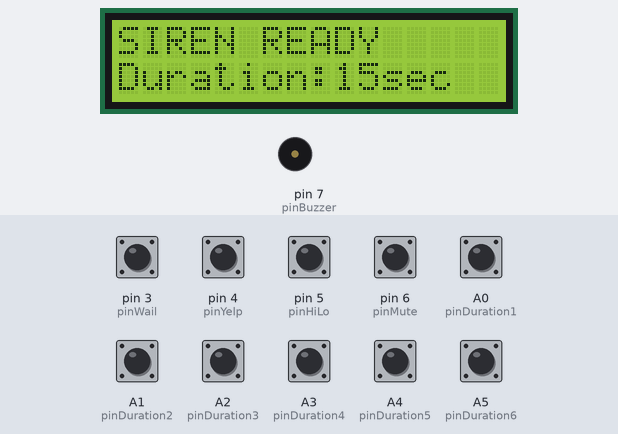
The sketch below on a simulated Arduino Uno, built with avr-gcc and run on an emulated ATmega328P. On the bench: 16×2 character LCD, buzzer (waves = sounding). The inputs (shaded band) are chosen by the test bench; at power-on: A0 (pinDuration1), A1 (pinDuration2), A2 (pinDuration3), A3 (pinDuration4), A4 (pinDuration5), A5 (pinDuration6), pin 3 (pinWail), pin 4 (pinYelp), pin 5 (pinHiLo), pin 6 (pinMute) HIGH. No radio packets arrive unless stated; what the sketch prints to the serial monitor is not drawn.

Above: at 2.1 s.
2.2 s: pin 3 (pinWail) pulled LOW for 0.15 s
At 3.0 s:
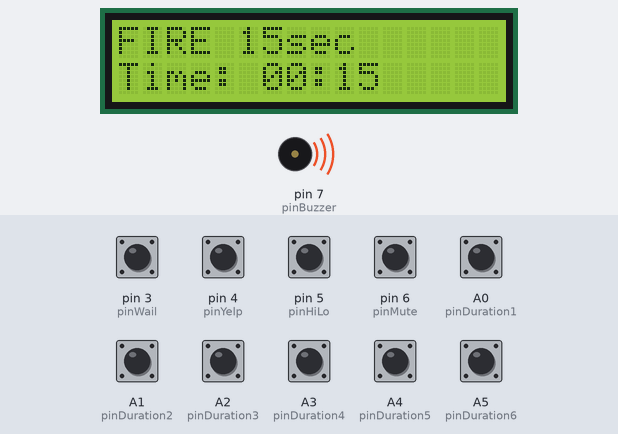
5.3 s: pin 6 (pinMute) pulled LOW for 0.15 s
At 5.5 s:
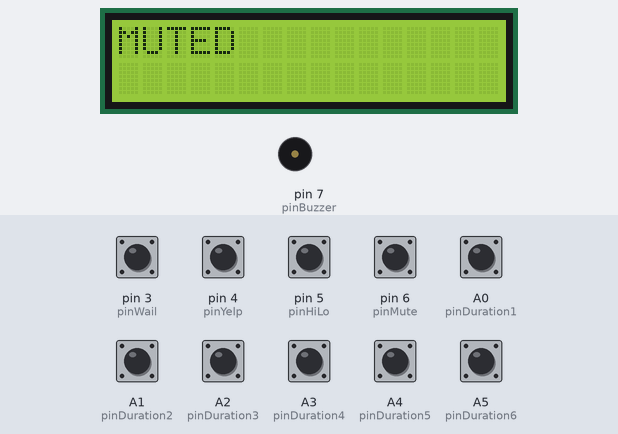
7.1 s: pin 4 (pinYelp) pulled LOW for 0.15 s
At 7.9 s:
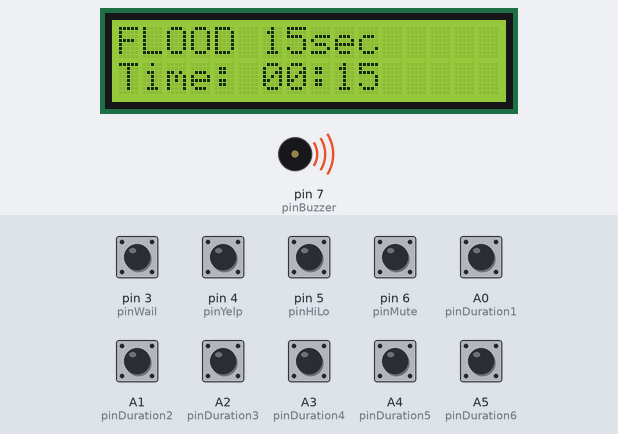
10.2 s: A2 (pinDuration3) pulled LOW for 1 s
At 11.9 s:
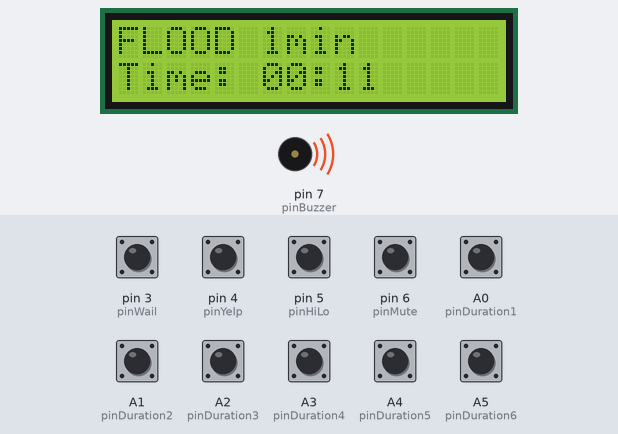
13.6 s: A1 (pinDuration2) pulled LOW for 1 s
At 14.9 s:
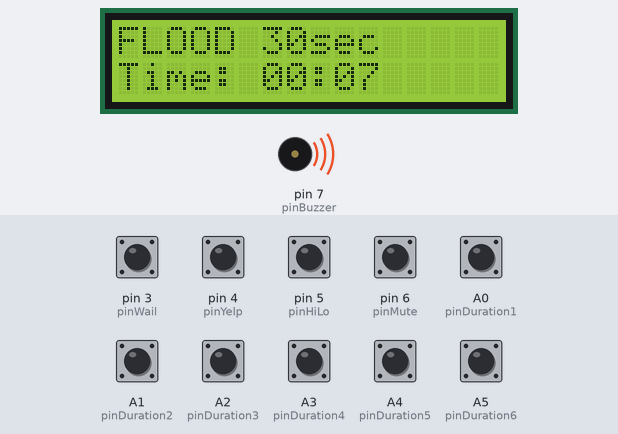
16.6 s: A3 (pinDuration4) pulled LOW for 1 s
At 17.9 s:
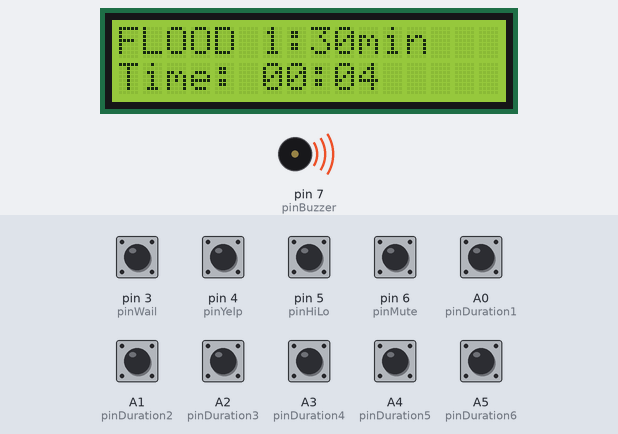
Timing chart, 0 to 20.6 s (numbered marks = the images above; inputs shaded):
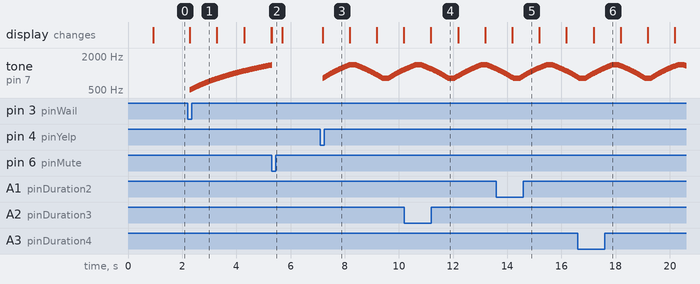

Measured:
- after the input at 2.2 s, tone on pin 7 (pinBuzzer): plays 503 Hz for 0.01 s, 506 Hz for 0.01 s, 509 Hz for 0.01 s, 512 Hz for 0.01 s, 515 Hz for 0.01 s, 518 Hz for 0.01 s … (296 notes in this stretch), starting after 0.09 s; the display: changes after 0.09 s (image 1)
- after the input at 5.3 s, the display: changes at once (image 2)
- after the input at 7.1 s, tone on pin 7 (pinBuzzer): plays 806 Hz for 0.01 s, 812 Hz for 0.01 s, 818 Hz for 0.01 s, 824 Hz for 0.01 s, 830 Hz for 0.01 s, 836 Hz for 0.01 s … (258 notes in this stretch), starting after 0.09 s; the display: changes after 0.09 s (image 3)
- after the input at 10.2 s, the display: changes after 0.98 s (image 4)
- after the input at 16.6 s, the display: changes after 0.59 s (image 6)

The sketch:

Purok_DisasterWarningSystem_Lora.ino
```cpp
/*
  Disaster Warning System — Purok Node (Merged LoRa + Siren Controller)
  - Preserves main siren engine, amplifier wake, and LCD (20x4)
  - Adds two-way LoRa: sends local events to BARANGAY_HALL and responds to remote commands
*/

#include <LiquidCrystal_I2C.h>
#include <Wire.h>
#include <SPI.h>
#include <LoRa.h>

// =============== CONFIG ===============
#define DEVICE_ADDRESS "PUROK1"        // change per device
#define CENTRAL_ADDRESS "BARANGAY_HALL"
#define LORA_BAND 915E6                // set region as needed (433E6/868E6/915E6)

// If your LoRa module uses non-default pins, uncomment and set accordingly
// #define LORA_SS   18
// #define LORA_RST  14
// #define LORA_DIO0 26

LiquidCrystal_I2C lcd(0x27, 16, 2);   // 20x4 LCD

// ======= TONE PROFILE STRUCT =======
struct ToneProfile {
  int lowHz;               // Starting frequency
  int highHz;              // Peak frequency
  int sweepDurationMs;     // Time (ms) to sweep up or down
  int holdHighMs;          // Hold time at high frequency
  int holdLowMs;           // Hold time at low frequency
};

// ======= TONE PROFILES (from base) =======
ToneProfile fireTone = { 500, 1500, 3000, 500, 500 };
ToneProfile floodTone = { 800, 1400, 1000, 200, 200 };
ToneProfile earthquakeTone = { 500, 600, 200, 50, 50 };

ToneProfile tones[] = { fireTone, floodTone, earthquakeTone };

const String modeLabels[] = { "FIRE", "FLOOD", "EARTHQUAKE" };

// Rotary switch durations (ms)
const unsigned long durations[] = {15000, 30000, 60000, 90000, 120000, 180000};
const String durationLabels[] = {"15sec", "30sec", "1min", "1:30min", "2min", "3min"};

// ======= PINS (keep from base file) =======
const int pinWail     = 3;   // FIRE
const int pinYelp     = 4;   // FLOOD
const int pinHiLo     = 5;   // EARTHQUAKE
const int pinMute     = 6;

const int pinDuration1 = A0;
const int pinDuration2 = A1;
const int pinDuration3 = A2;
const int pinDuration4 = A3;
const int pinDuration5 = A4;
const int pinDuration6 = A5;

const int pinBuzzer = 7;

// ======= SYSTEM VARIABLES =======
bool isPlaying = false;
bool isMuted = false;
unsigned long stopTime = 0;
unsigned long lastToneChange = 0;
unsigned long holdStartTime = 0;

int currentHz = 0;
int toneDirection = 1; // 1 = up, -1 = down, 0 = hold
int currentModeIndex = -1;
bool holding = false;
bool atHigh = false;
bool atLow = false;

// ======= LCD CONTROL =======
unsigned long lastDisplayUpdate = 0;
bool displayNeedsUpdate = true;

// Amplifier wake management
unsigned long lastAmpWakeTime = 0;
const unsigned long ampWakeInterval = 86400000UL; // 24 hours? (original file used 1 hour comment mismatch). Keep as 86400000UL = 24hr. Change if needed.

// LoRa status
bool loRaEnabled = false;

// ======= SETUP =======
void setup() {
  pinMode(pinWail,    INPUT_PULLUP);
  pinMode(pinYelp,    INPUT_PULLUP);
  pinMode(pinHiLo,    INPUT_PULLUP);
  pinMode(pinMute,    INPUT_PULLUP);

  pinMode(pinDuration1, INPUT_PULLUP);
  pinMode(pinDuration2, INPUT_PULLUP);
  pinMode(pinDuration3, INPUT_PULLUP);
  pinMode(pinDuration4, INPUT_PULLUP);
  pinMode(pinDuration5, INPUT_PULLUP);
  pinMode(pinDuration6, INPUT_PULLUP);

  pinMode(pinBuzzer, OUTPUT);

  lcd.init();
  lcd.backlight();
  lcd.clear();

  Serial.begin(115200);

  // Initialize LoRa
  Serial.println("Initializing LoRa...");
  // If using custom pins uncomment and set them before LoRa.begin()
  // LoRa.setPins(LORA_SS, LORA_RST, LORA_DIO0);

  if (LoRa.begin(LORA_BAND)) {
    LoRa.setSyncWord(0xF3);
    loRaEnabled = true;
    Serial.println("LoRa OK");
    lcd.setCursor(0,0);
    lcd.print("LoRa Ready");
    delay(800);
    lcd.clear();
  } else {
    loRaEnabled = false;
    Serial.println("LoRa init failed - continuing without LoRa.");
    lcd.setCursor(0,0);
    lcd.print("LoRa Init Fail");
    delay(1000);
    lcd.clear();
  }

}

// ======= MAIN LOOP =======
void loop() {
  // ---------- Receive check (LoRa) ----------
  if (loRaEnabled) {
    int packetSize = LoRa.parsePacket();
    if (packetSize) {
      String msg = "";
      while (LoRa.available()) msg += (char)LoRa.read();
      handleLoRaMessage(msg);
    }
  }

  handleButtons();

  if (isPlaying) {
    updateSiren();
    displayState();
    displayNeedsUpdate = true;
  } else if (!isMuted && displayNeedsUpdate) {
    displaySelection();
    displayNeedsUpdate = false;
  }

  static int lastDurationIndex = -1;
  int currentDurationIndex = readDurationIndex();
  if (currentDurationIndex != lastDurationIndex) {
    displayNeedsUpdate = true;
    lastDurationIndex = currentDurationIndex;
  }

  // ===== PERIODIC AMPLIFIER WAKE PULSE =====
  if (!isPlaying && !isMuted) {
    unsigned long now = millis();
    if (now - lastAmpWakeTime >= ampWakeInterval) {
      wakeAmplifier();           // Send short inaudible tone
      lastAmpWakeTime = now;     // Reset timer
      Serial.println("Amplifier keep-alive tone sent.");
    }
  }
}

// ======= BUTTON HANDLER (merged with LoRa send) =======
void handleButtons() {
  if (digitalRead(pinMute) == LOW) {
    if (!isMuted) {
      noTone(pinBuzzer);
      isMuted = true;
      isPlaying = false;
      lcd.clear();
      lcd.setCursor(0, 0);
      lcd.print("MUTED");
      delay(300);
      displayNeedsUpdate = true;

      // Notify central about mute
      if (loRaEnabled) sendLoRaEvent("MUTE");
    }
    return;
  } else {
    isMuted = false;
  }

  if (!isPlaying) {
    if (digitalRead(pinWail) == LOW) {
      if (loRaEnabled) sendLoRaEvent("FIRE");
      startSiren(0);
    }
    else if (digitalRead(pinYelp) == LOW) {
      if (loRaEnabled) sendLoRaEvent("FLOOD");
      startSiren(1);
    }
    else if (digitalRead(pinHiLo) == LOW) {
      if (loRaEnabled) sendLoRaEvent("EARTHQUAKE");
      startSiren(2);
    }
  }
  return;
}

// ======= START SIREN (local) =======
void startSiren(int modeIndex) {
  isPlaying = true;
  isMuted = false;
  currentModeIndex = modeIndex;

  ToneProfile& tp = tones[currentModeIndex];
  currentHz = tp.lowHz;
  toneDirection = 1; // start going up
  holding = false;
  atHigh = false;
  atLow = true;

  stopTime = millis() + readDuration();
  lastToneChange = millis();
  holdStartTime = 0;
}

// ======= START REMOTE SIREN (called by handleLoRaMessage) =======
void startRemoteSiren(int mode, unsigned long durMs) {
  isPlaying = true;
  isMuted = false;
  currentModeIndex = mode;

  ToneProfile& tp = tones[currentModeIndex];
  currentHz = tp.lowHz;
  toneDirection = 1;
  holding = false;
  atHigh = false;
  atLow = true;

  stopTime = millis() + durMs;
  lastToneChange = millis();
  holdStartTime = 0;
}

// ======= UPDATE SIREN =======
void updateSiren() {
  unsigned long now = millis();
  if (now >= stopTime) {
    isPlaying = false;
    noTone(pinBuzzer);
    return;
  }

  ToneProfile& tp = tones[currentModeIndex];
  float hzRange = tp.highHz - tp.lowHz;
  float freqChangePerMs = hzRange / tp.sweepDurationMs;

  if (!holding) {
    // Sweep logic (up or down)
    if (now - lastToneChange >= 10) {
      int step = round(freqChangePerMs * 10);
      currentHz += step * toneDirection;
      tone(pinBuzzer, currentHz);
      lastToneChange = now;

      // Reached high
      if (toneDirection == 1 && currentHz >= tp.highHz) {
        currentHz = tp.highHz;
        holding = true;
        atHigh = true;
        atLow = false;
        holdStartTime = now;
      }
      // Reached low
      else if (toneDirection == -1 && currentHz <= tp.lowHz) {
        currentHz = tp.lowHz;
        holding = true;
        atHigh = false;
        atLow = true;
        holdStartTime = now;
      }
    }
  } else {
    // Handle hold timing
    if (atHigh && now - holdStartTime >= tp.holdHighMs) {
      toneDirection = -1;
      holding = false;
    } else if (atLow && now - holdStartTime >= tp.holdLowMs) {
      toneDirection = 1;
      holding = false;
    }
  }
}

// ======= DURATION READING =======
unsigned long readDuration() {
  if (digitalRead(pinDuration1) == LOW) return durations[0];
  if (digitalRead(pinDuration2) == LOW) return durations[1];
  if (digitalRead(pinDuration3) == LOW) return durations[2];
  if (digitalRead(pinDuration4) == LOW) return durations[3];
  if (digitalRead(pinDuration5) == LOW) return durations[4];
  if (digitalRead(pinDuration6) == LOW) return durations[5];
  return durations[0];
}

int readDurationIndex() {
  if (digitalRead(pinDuration1) == LOW) return 0;
  if (digitalRead(pinDuration2) == LOW) return 1;
  if (digitalRead(pinDuration3) == LOW) return 2;
  if (digitalRead(pinDuration4) == LOW) return 3;
  if (digitalRead(pinDuration5) == LOW) return 4;
  if (digitalRead(pinDuration6) == LOW) return 5;
  return 0;
}

// ======= DISPLAY =======
void displaySelection() {
  lcd.clear();
  lcd.setCursor(0, 0);
  lcd.print("SIREN READY");
  lcd.setCursor(0, 1);
  lcd.print("Duration:");
  lcd.print(durationLabels[readDurationIndex()]);
}

void displayState() {
  unsigned long now = millis();
  if (now - lastDisplayUpdate >= 1000) {
    unsigned long remaining = stopTime > now ? stopTime - now : 0;
    unsigned long remainingSeconds = remaining / 1000;
    unsigned long minutes = remainingSeconds / 60;
    unsigned long seconds = remainingSeconds % 60;

    lcd.clear();
    lcd.setCursor(0, 0);
    lcd.print(modeLabels[currentModeIndex]);
    lcd.print(" ");
    lcd.print(durationLabels[readDurationIndex()]);

    lcd.setCursor(0, 1);
    char buffer[10];
    sprintf(buffer, "%02lu:%02lu", minutes, seconds);
    lcd.print("Time: ");
    lcd.print(buffer);

    lastDisplayUpdate = now;
  }
}

// ======= AMPLIFIER WAKE =======
void wakeAmplifier() {
  const int wakeFreq = 10;   // 10Hz (mostly inaudible)
  const int wakeDuration = 200; // 200 ms pulse
  tone(pinBuzzer, wakeFreq);
  delay(wakeDuration);
  noTone(pinBuzzer);
  delay(100); // let amp stabilize
}

// ======= LoRa: send event =======
void sendLoRaEvent(String event) {
  if (!loRaEnabled) return;
  String payload = String(DEVICE_ADDRESS) + "|" + CENTRAL_ADDRESS + "|" + event + "|" + durationLabels[readDurationIndex()];
  Serial.print("TX -> "); Serial.println(payload);
  LoRa.beginPacket();
  LoRa.print(payload);
  LoRa.endPacket();
}

// ======= LoRa: handle incoming messages =======
void handleLoRaMessage(String msg) {
  Serial.print("RX <- "); Serial.println(msg);
  // Expected format: FROM|TO|EVENT|DURATION
  int i1 = msg.indexOf('|');
  int i2 = msg.indexOf('|', i1 + 1);
  int i3 = msg.indexOf('|', i2 + 1);
  if (i1 < 0 || i2 < 0 || i3 < 0) return;

  String from = msg.substring(0, i1);
  String to = msg.substring(i1 + 1, i2);
  String event = msg.substring(i2 + 1, i3);
  String durStr = msg.substring(i3 + 1);

  // Only accept messages coming from CENTRAL_ADDRESS
  if (from != CENTRAL_ADDRESS) return;
  // Check if message addressed to this device or broadcast to ALL
  if (to != DEVICE_ADDRESS && to != "ALL") return;

  // Determine duration index from durStr
  int durIndex = 0;
  for (int i = 0; i < 6; i++) {
    if (durStr == durationLabels[i]) { durIndex = i; break; }
  }
  unsigned long durMs = durations[durIndex];

  // Map event to mode
  int mode = -1;
  if (event == "FIRE") mode = 0;
  else if (event == "FLOOD") mode = 1;
  else if (event == "EARTQUAKE" || event == "EARTHQUAKE") mode = 2;
  else if (event == "MUTE") {
    // Central commanded a mute for this node
    isMuted = true;
    isPlaying = false;
    noTone(pinBuzzer);
    lcd.clear();
    lcd.setCursor(0, 1);
    lcd.print("Remote MUTE");
    displayNeedsUpdate = true;
    return;
  } else return; // unknown event

  lcd.clear();
  lcd.setCursor(0, 0);
  lcd.print("Remote Cmd: ");
  lcd.print(event);
  lcd.setCursor(0, 1);
  lcd.print("Dur: ");
  lcd.print(durStr);

  // Start remote siren
  startRemoteSiren(mode, durMs);
  displayNeedsUpdate = true;
}
```
